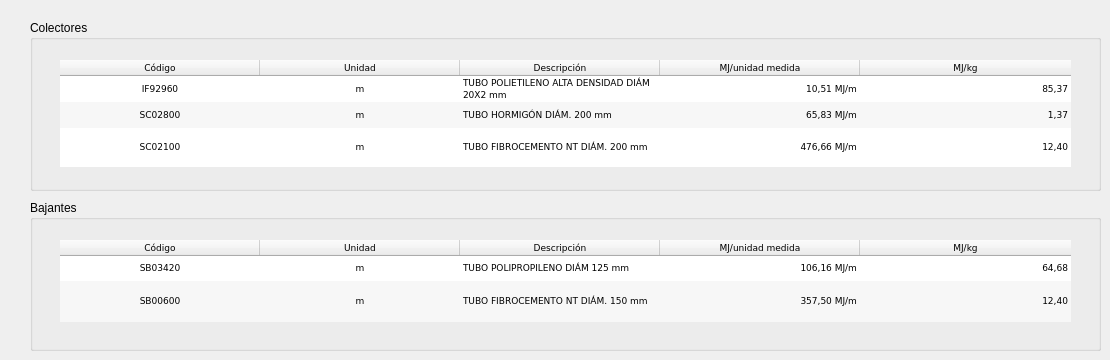
      <widget class="QWidget" name="tab_9">
       <attribute name="title">
        <string>Información ambiental</string>
       </attribute>
       <widget class="QGroupBox" name="groupBox_35">
        <property name="geometry">
         <rect>
          <x>30</x>
          <y>200</y>
          <width>1071</width>
          <height>151</height>
         </rect>
        </property>
        <property name="title">
         <string>Bajantes</string>
        </property>
        <widget class="QTableWidget" name="tabMatBajantes">
         <property name="enabled">
          <bool>true</bool>
         </property>
         <property name="geometry">
          <rect>
           <x>30</x>
           <y>40</y>
           <width>1011</width>
           <height>82</height>
          </rect>
         </property>
         <property name="font">
          <font>
           <family>Verdana</family>
           <pointsize>7</pointsize>
          </font>
         </property>
         <property name="frameShape">
          <enum>QFrame::NoFrame</enum>
         </property>
         <property name="verticalScrollBarPolicy">
          <enum>Qt::ScrollBarAlwaysOff</enum>
         </property>
         <property name="horizontalScrollBarPolicy">
          <enum>Qt::ScrollBarAlwaysOff</enum>
         </property>
         <property name="alternatingRowColors">
          <bool>true</bool>
         </property>
         <property name="selectionMode">
          <enum>QAbstractItemView::NoSelection</enum>
         </property>
         <property name="showGrid">
          <bool>false</bool>
         </property>
         <attribute name="horizontalHeaderDefaultSectionSize">
          <number>200</number>
         </attribute>
         <attribute name="horizontalHeaderMinimumSectionSize">
          <number>25</number>
         </attribute>
         <attribute name="horizontalHeaderStretchLastSection">
          <bool>true</bool>
         </attribute>
         <attribute name="verticalHeaderVisible">
          <bool>false</bool>
         </attribute>
         <attribute name="verticalHeaderDefaultSectionSize">
          <number>25</number>
         </attribute>
         <attribute name="verticalHeaderMinimumSectionSize">
          <number>25</number>
         </attribute>
         <attribute name="verticalHeaderStretchLastSection">
          <bool>true</bool>
         </attribute>
         <row>
          <property name="text">
           <string>New Row</string>
          </property>
         </row>
         <row>
          <property name="text">
           <string>New Row</string>
          </property>
         </row>
         <column>
          <property name="text">
           <string>Código</string>
          </property>
         </column>
         <column>
          <property name="text">
           <string>Unidad</string>
          </property>
         </column>
         <column>
          <property name="text">
           <string>Descripción</string>
          </property>
         </column>
         <column>
          <property name="text">
           <string>MJ/unidad medida</string>
          </property>
         </column>
         <column>
          <property name="text">
           <string>MJ/kg</string>
          </property>
         </column>
         <item row="0" column="0">
          <property name="text">
           <string>SB03420</string>
          </property>
          <property name="textAlignment">
           <set>AlignHCenter|AlignVCenter|AlignCenter</set>
          </property>
         </item>
         <item row="0" column="1">
          <property name="text">
           <string>m</string>
          </property>
          <property name="textAlignment">
           <set>AlignHCenter|AlignVCenter|AlignCenter</set>
          </property>
         </item>
         <item row="0" column="2">
          <property name="text">
           <string>TUBO POLIPROPILENO DIÁM 125 mm</string>
          </property>
         </item>
         <item row="0" column="3">
          <property name="text">
           <string>106,16 MJ/m</string>
          </property>
          <property name="textAlignment">
           <set>AlignRight|AlignVCenter</set>
          </property>
         </item>
         <item row="0" column="4">
          <property name="text">
           <string>64,68</string>
          </property>
          <property name="textAlignment">
           <set>AlignRight|AlignVCenter</set>
          </property>
         </item>
         <item row="1" column="0">
          <property name="text">
           <string>SB00600</string>
          </property>
          <property name="textAlignment">
           <set>AlignHCenter|AlignVCenter|AlignCenter</set>
          </property>
         </item>
         <item row="1" column="1">
          <property name="text">
           <string>m</string>
          </property>
          <property name="textAlignment">
           <set>AlignHCenter|AlignVCenter|AlignCenter</set>
          </property>
         </item>
         <item row="1" column="2">
          <property name="text">
           <string>TUBO FIBROCEMENTO NT DIÁM. 150 mm</string>
          </property>
         </item>
         <item row="1" column="3">
          <property name="text">
           <string>357,50 MJ/m</string>
          </property>
          <property name="textAlignment">
           <set>AlignRight|AlignVCenter</set>
          </property>
         </item>
         <item row="1" column="4">
          <property name="text">
           <string>12,40</string>
          </property>
          <property name="textAlignment">
           <set>AlignRight|AlignVCenter</set>
          </property>
         </item>
        </widget>
       </widget>
       <widget class="QGroupBox" name="groupBox_34">
        <property name="geometry">
         <rect>
          <x>30</x>
          <y>20</y>
          <width>1071</width>
          <height>171</height>
         </rect>
        </property>
        <property name="title">
         <string>Colectores</string>
        </property>
        <widget class="QTableWidget" name="tabMatColectores">
         <property name="enabled">
          <bool>true</bool>
         </property>
         <property name="geometry">
          <rect>
           <x>30</x>
           <y>40</y>
           <width>1011</width>
           <height>107</height>
          </rect>
         </property>
         <property name="font">
          <font>
           <family>Verdana</family>
           <pointsize>7</pointsize>
          </font>
         </property>
         <property name="frameShape">
          <enum>QFrame::NoFrame</enum>
         </property>
         <property name="verticalScrollBarPolicy">
          <enum>Qt::ScrollBarAlwaysOff</enum>
         </property>
         <property name="horizontalScrollBarPolicy">
          <enum>Qt::ScrollBarAlwaysOff</enum>
         </property>
         <property name="alternatingRowColors">
          <bool>true</bool>
         </property>
         <property name="selectionMode">
          <enum>QAbstractItemView::NoSelection</enum>
         </property>
         <property name="showGrid">
          <bool>false</bool>
         </property>
         <attribute name="horizontalHeaderDefaultSectionSize">
          <number>200</number>
         </attribute>
         <attribute name="horizontalHeaderMinimumSectionSize">
          <number>25</number>
         </attribute>
         <attribute name="horizontalHeaderStretchLastSection">
          <bool>true</bool>
         </attribute>
         <attribute name="verticalHeaderVisible">
          <bool>false</bool>
         </attribute>
         <attribute name="verticalHeaderDefaultSectionSize">
          <number>25</number>
         </attribute>
         <attribute name="verticalHeaderMinimumSectionSize">
          <number>26</number>
         </attribute>
         <attribute name="verticalHeaderStretchLastSection">
          <bool>true</bool>
         </attribute>
         <row>
          <property name="text">
           <string>New Row</string>
          </property>
         </row>
         <row>
          <property name="text">
           <string>New Row</string>
          </property>
         </row>
         <row>
          <property name="text">
           <string>New Row</string>
          </property>
         </row>
         <column>
          <property name="text">
           <string>Código</string>
          </property>
          <property name="textAlignment">
           <set>AlignHCenter|AlignVCenter|AlignCenter</set>
          </property>
         </column>
         <column>
          <property name="text">
           <string>Unidad</string>
          </property>
          <property name="textAlignment">
           <set>AlignHCenter|AlignVCenter|AlignCenter</set>
          </property>
         </column>
         <column>
          <property name="text">
           <string>Descripción</string>
          </property>
          <property name="textAlignment">
           <set>AlignHCenter|AlignVCenter|AlignCenter</set>
          </property>
         </column>
         <column>
          <property name="text">
           <string>MJ/unidad medida</string>
          </property>
          <property name="textAlignment">
           <set>AlignHCenter|AlignVCenter|AlignCenter</set>
          </property>
         </column>
         <column>
          <property name="text">
           <string>MJ/kg</string>
          </property>
          <property name="textAlignment">
           <set>AlignHCenter|AlignVCenter|AlignCenter</set>
          </property>
         </column>
         <item row="0" column="0">
          <property name="text">
           <string>IF92960</string>
          </property>
          <property name="textAlignment">
           <set>AlignHCenter|AlignVCenter|AlignCenter</set>
          </property>
         </item>
         <item row="0" column="1">
          <property name="text">
           <string>m</string>
          </property>
          <property name="textAlignment">
           <set>AlignHCenter|AlignVCenter|AlignCenter</set>
          </property>
         </item>
         <item row="0" column="2">
          <property name="text">
           <string>TUBO POLIETILENO ALTA DENSIDAD DIÁM 20X2 mm</string>
          </property>
         </item>
         <item row="0" column="3">
          <property name="text">
           <string>10,51 MJ/m</string>
          </property>
          <property name="textAlignment">
           <set>AlignRight|AlignVCenter</set>
          </property>
         </item>
         <item row="0" column="4">
          <property name="text">
           <string>85,37</string>
          </property>
          <property name="textAlignment">
           <set>AlignRight|AlignVCenter</set>
          </property>
         </item>
         <item row="1" column="0">
          <property name="text">
           <string>SC02800</string>
          </property>
          <property name="textAlignment">
           <set>AlignHCenter|AlignVCenter|AlignCenter</set>
          </property>
         </item>
         <item row="1" column="1">
          <property name="text">
           <string>m</string>
          </property>
          <property name="textAlignment">
           <set>AlignHCenter|AlignVCenter|AlignCenter</set>
          </property>
         </item>
         <item row="1" column="2">
          <property name="text">
           <string>TUBO HORMIGÓN DIÁM. 200 mm</string>
          </property>
         </item>
         <item row="1" column="3">
          <property name="text">
           <string>65,83 MJ/m</string>
          </property>
          <property name="textAlignment">
           <set>AlignRight|AlignVCenter</set>
          </property>
         </item>
         <item row="1" column="4">
          <property name="text">
           <string>1,37</string>
          </property>
          <property name="textAlignment">
           <set>AlignRight|AlignVCenter</set>
          </property>
         </item>
         <item row="2" column="0">
          <property name="text">
           <string>SC02100</string>
          </property>
          <property name="textAlignment">
           <set>AlignHCenter|AlignVCenter|AlignCenter</set>
          </property>
         </item>
         <item row="2" column="1">
          <property name="text">
           <string>m</string>
          </property>
          <property name="textAlignment">
           <set>AlignHCenter|AlignVCenter|AlignCenter</set>
          </property>
         </item>
         <item row="2" column="2">
          <property name="text">
           <string>TUBO FIBROCEMENTO NT DIÁM. 200 mm</string>
          </property>
         </item>
         <item row="2" column="3">
          <property name="text">
           <string>476,66 MJ/m</string>
          </property>
          <property name="textAlignment">
           <set>AlignRight|AlignVCenter</set>
          </property>
         </item>
         <item row="2" column="4">
          <property name="text">
           <string>12,40</string>
          </property>
          <property name="textAlignment">
           <set>AlignRight|AlignVCenter</set>
          </property>
         </item>
        </widget>
       </widget>
      </widget>
